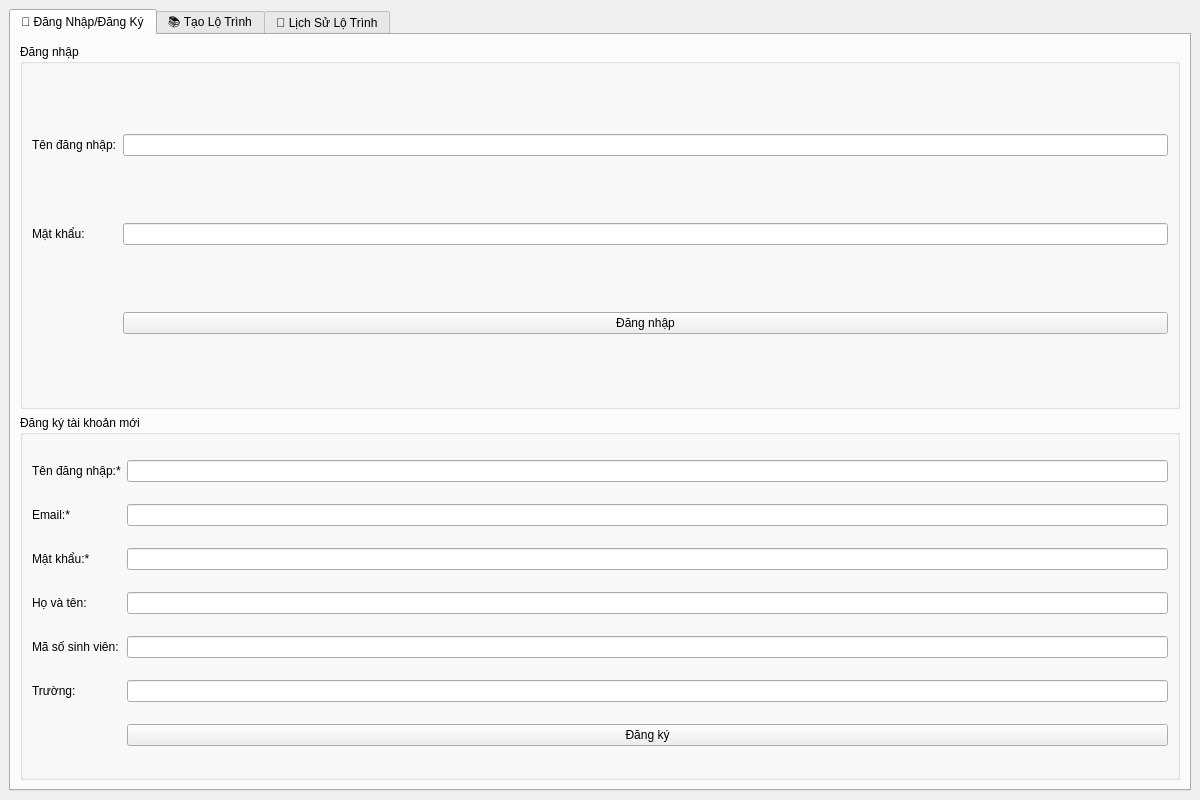
<?xml version="1.0" encoding="UTF-8"?>
<ui version="4.0">
 <class>MainWindow</class>
 <widget class="QMainWindow" name="MainWindow">
  <property name="geometry">
   <rect>
    <x>0</x>
    <y>0</y>
    <width>1200</width>
    <height>800</height>
   </rect>
  </property>
  <property name="windowTitle">
   <string>Chatbot Lộ Trình Học Tập - Học Sinh Sinh Viên</string>
  </property>
  <widget class="QWidget" name="centralwidget">
   <layout class="QVBoxLayout" name="verticalLayout">
    <property name="spacing">
     <number>10</number>
    </property>
    <item>
     <widget class="QTabWidget" name="tabWidget">
      <property name="currentIndex">
       <number>0</number>
      </property>
      <widget class="QWidget" name="tabLogin">
       <attribute name="title">
        <string>🔐 Đăng Nhập/Đăng Ký</string>
       </attribute>
       <layout class="QVBoxLayout" name="verticalLayout_2">
        <item>
         <widget class="QGroupBox" name="groupBoxLogin">
          <property name="title">
           <string>Đăng nhập</string>
          </property>
          <layout class="QGridLayout" name="gridLayout_2">
           <item row="0" column="0">
            <widget class="QLabel" name="labelUsername">
             <property name="text">
              <string>Tên đăng nhập:</string>
             </property>
            </widget>
           </item>
           <item row="0" column="1">
            <widget class="QLineEdit" name="txtLoginUsername"/>
           </item>
           <item row="1" column="0">
            <widget class="QLabel" name="labelPassword">
             <property name="text">
              <string>Mật khẩu:</string>
             </property>
            </widget>
           </item>
           <item row="1" column="1">
            <widget class="QLineEdit" name="txtLoginPassword">
             <property name="echoMode">
              <enum>QLineEdit::Password</enum>
             </property>
            </widget>
           </item>
           <item row="2" column="1">
            <widget class="QPushButton" name="btnLogin">
             <property name="text">
              <string>Đăng nhập</string>
             </property>
            </widget>
           </item>
          </layout>
         </widget>
        </item>
        <item>
         <widget class="QGroupBox" name="groupBoxRegister">
          <property name="title">
           <string>Đăng ký tài khoản mới</string>
          </property>
          <layout class="QGridLayout" name="gridLayout">
           <item row="0" column="0">
            <widget class="QLabel" name="labelRegUsername">
             <property name="text">
              <string>Tên đăng nhập:*</string>
             </property>
            </widget>
           </item>
           <item row="0" column="1">
            <widget class="QLineEdit" name="txtRegUsername"/>
           </item>
           <item row="1" column="0">
            <widget class="QLabel" name="labelRegEmail">
             <property name="text">
              <string>Email:*</string>
             </property>
            </widget>
           </item>
           <item row="1" column="1">
            <widget class="QLineEdit" name="txtRegEmail"/>
           </item>
           <item row="2" column="0">
            <widget class="QLabel" name="labelRegPassword">
             <property name="text">
              <string>Mật khẩu:*</string>
             </property>
            </widget>
           </item>
           <item row="2" column="1">
            <widget class="QLineEdit" name="txtRegPassword">
             <property name="echoMode">
              <enum>QLineEdit::Password</enum>
             </property>
            </widget>
           </item>
           <item row="3" column="0">
            <widget class="QLabel" name="labelRegFullname">
             <property name="text">
              <string>Họ và tên:</string>
             </property>
            </widget>
           </item>
           <item row="3" column="1">
            <widget class="QLineEdit" name="txtRegFullname"/>
           </item>
           <item row="4" column="0">
            <widget class="QLabel" name="labelRegStudentId">
             <property name="text">
              <string>Mã số sinh viên:</string>
             </property>
            </widget>
           </item>
           <item row="4" column="1">
            <widget class="QLineEdit" name="txtRegStudentId"/>
           </item>
           <item row="5" column="0">
            <widget class="QLabel" name="labelRegSchool">
             <property name="text">
              <string>Trường:</string>
             </property>
            </widget>
           </item>
           <item row="5" column="1">
            <widget class="QLineEdit" name="txtRegSchool"/>
           </item>
           <item row="6" column="1">
            <widget class="QPushButton" name="btnRegister">
             <property name="text">
              <string>Đăng ký</string>
             </property>
            </widget>
           </item>
          </layout>
         </widget>
        </item>
       </layout>
      </widget>
      <widget class="QWidget" name="tabRoadmap">
       <attribute name="title">
        <string>📚 Tạo Lộ Trình</string>
       </attribute>
       <layout class="QVBoxLayout" name="verticalLayout_3">
        <item>
         <widget class="QGroupBox" name="groupBoxInput">
          <property name="title">
           <string>Thông tin học tập</string>
          </property>
          <layout class="QGridLayout" name="gridLayout_3">
           <item row="0" column="0">
            <widget class="QLabel" name="labelTarget">
             <property name="text">
              <string>Mục tiêu học tập:</string>
             </property>
            </widget>
           </item>
           <item row="0" column="1">
            <widget class="QLineEdit" name="txtTarget">
             <property name="placeholderText">
              <string>Ví dụ: Python, Web, Qt, Machine Learning...</string>
             </property>
            </widget>
           </item>
           <item row="1" column="0">
            <widget class="QLabel" name="labelLevel">
             <property name="text">
              <string>Trình độ:</string>
             </property>
            </widget>
           </item>
           <item row="1" column="1">
            <widget class="QComboBox" name="comboLevel">
             <item>
              <property name="text">
               <string>🌱 Mới bắt đầu</string>
              </property>
             </item>
             <item>
              <property name="text">
               <string>📘 Trung bình</string>
              </property>
             </item>
             <item>
              <property name="text">
               <string>🚀 Khá</string>
              </property>
             </item>
            </widget>
           </item>
           <item row="2" column="0">
            <widget class="QLabel" name="labelHours">
             <property name="text">
              <string>Thời gian/ngày:</string>
             </property>
            </widget>
           </item>
           <item row="2" column="1">
            <widget class="QSpinBox" name="spinHours">
             <property name="minimum">
              <number>1</number>
             </property>
             <property name="maximum">
              <number>12</number>
             </property>
             <property name="value">
              <number>5</number>
             </property>
             <property name="suffix">
              <string> giờ</string>
             </property>
            </widget>
           </item>
           <item row="3" column="0">
            <widget class="QLabel" name="labelDeadline">
             <property name="text">
              <string>Deadline:</string>
             </property>
            </widget>
           </item>
           <item row="3" column="1">
            <widget class="QSpinBox" name="spinDeadline">
             <property name="minimum">
              <number>1</number>
             </property>
             <property name="maximum">
              <number>24</number>
             </property>
             <property name="value">
              <number>4</number>
             </property>
             <property name="suffix">
              <string> tuần</string>
             </property>
            </widget>
           </item>
           <item row="4" column="1">
            <widget class="QPushButton" name="btnCreateRoadmap">
             <property name="text">
              <string>🚀 Tạo Lộ Trình</string>
             </property>
            </widget>
           </item>
          </layout>
         </widget>
        </item>
        <item>
         <widget class="QGroupBox" name="groupBoxResult">
          <property name="title">
           <string>Lộ trình chi tiết</string>
          </property>
          <layout class="QVBoxLayout" name="verticalLayout_4">
           <item>
            <widget class="QTextEdit" name="txtRoadmap"/>
           </item>
           <item>
            <layout class="QHBoxLayout" name="horizontalLayout">
             <item>
              <widget class="QPushButton" name="btnSaveRoadmap">
               <property name="text">
                <string>💾 Lưu lộ trình</string>
               </property>
              </widget>
             </item>
             <item>
              <widget class="QPushButton" name="btnViewHistory">
               <property name="text">
                <string>📜 Xem lịch sử</string>
               </property>
              </widget>
             </item>
             <item>
              <widget class="QPushButton" name="btnFeedback">
               <property name="text">
                <string>⭐ Đánh giá</string>
               </property>
              </widget>
             </item>
            </layout>
           </item>
          </layout>
         </widget>
        </item>
       </layout>
      </widget>
      <widget class="QWidget" name="tabHistory">
       <attribute name="title">
        <string>📜 Lịch Sử Lộ Trình</string>
       </attribute>
       <layout class="QVBoxLayout" name="verticalLayout_5">
        <item>
         <widget class="QListWidget" name="listHistory"/>
        </item>
        <item>
         <widget class="QTextEdit" name="txtHistoryDetail"/>
        </item>
       </layout>
      </widget>
     </widget>
    </item>
   </layout>
  </widget>
 </widget>
 <resources/>
 <connections/>
</ui>
